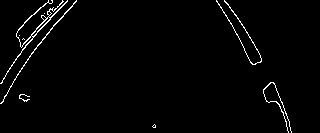
#> input picture camera_data_transfer.process_image.jpg, 320 x 133 px
$ python -i LenkwinkelKalkulator.py   (imports and definitions only)
#> lines starting #> are read from the running program, lines starting #| are printed output that depends on the picture; after the words box and inside, x2 and y2 are one past the last pixel; in counts of white or black regions, pixels touching at a corner belong together
"""Linienerkennung und Lenkwinkelberechnung aus Fahrspurlinien.

Linienmodell (verbindlich, geprueft in tests/test_lane_geometry.py):
    Jede Linie ist ein Tupel ``(m, b)`` mit ``y = m * x + b``.
    x und y sind Pixelkoordinaten im ROI-Bild (Ursprung oben links des ROI).
    Im Vollbild gilt ``y_voll = y_roi + roi_top_px``.
"""

import cv2
import numpy as np


def put_steering_lines_into_image(img, lanes=None):

    if img is None or img.size == 0:
        return None

    img_with_lines = img.copy()

    if img_with_lines.ndim == 2:
        img_with_lines = cv2.cvtColor(img_with_lines, cv2.COLOR_GRAY2BGR)

    w = img_with_lines.shape[1]

    if lanes is not None:
        for lane in lanes:

            if lane is None:
                continue

            m, b = lane

            x1 = 0
            x2 = w - 1

            y1 = int(np.clip(m * x1 + b, -1e6, 1e6))
            y2 = int(np.clip(m * x2 + b, -1e6, 1e6))

            cv2.line(
                img_with_lines,
                (x1, y1),
                (x2, y2),
                (0, 255, 0),
                2
            )

    return img_with_lines


def detect_lanes_from_areas(
        mask,
        n_lanes=2,
        min_area=150,
        m_max=10,
        fit_frac=1.0
):

    if mask is None:
        return [], None

    if mask.size == 0:
        return [], mask.copy()

    # [15 lines of commented-out code are left out]

    num, labels, stats, _ = cv2.connectedComponentsWithStats(
        mask,
        connectivity=8
    )

    if num <= 1:
        return [], np.zeros_like(mask)

    order = np.argsort(
        stats[1:, cv2.CC_STAT_AREA]
    )[::-1][:n_lanes] + 1

    order = order[
        stats[order, cv2.CC_STAT_AREA] >= min_area
    ]

    h = mask.shape[0]
    y_min = int((1.0 - fit_frac) * h)

    lanes = []
    x_bottom = []
    valid_labels = []

    for lbl in order:

        ys, xs = np.nonzero(labels == lbl)

        keep = ys >= y_min
        ys = ys[keep]
        xs = xs[keep]

        if ys.size < 2 or np.ptp(ys) < 2:
            continue

        # Stabiler Fit für nahezu senkrechte Linien: x = a*y + c
        a, c = np.polyfit(ys, xs, 1)

        if abs(a) > 1.0 / m_max:
            m = float(1.0 / a)
        else:
            sign = 1.0 if a >= 0 else -1.0
            m = sign * float(m_max)

        b = float(ys.mean() - m * xs.mean())

        lanes.append((m, b))
        x_bottom.append(float(a * (h - 1) + c))
        valid_labels.append(lbl)

    if not lanes:
        return [], np.zeros_like(mask)

    sort_indices = np.argsort(x_bottom)

    lanes = [lanes[i] for i in sort_indices]
    valid_labels = [valid_labels[i] for i in sort_indices]

    sel_mask = np.isin(labels, valid_labels).astype(np.uint8) * 255

    return lanes, sel_mask


def cals_drive_parameter_from_lanes(
        img,
        lanes
) -> tuple[float, np.ndarray]:

    steering_angle = 90.0

    if img is None or img.size == 0:
        return steering_angle, img

    img_with_steering_lane = img.copy()

    if img_with_steering_lane.ndim == 2:
        img_with_steering_lane = cv2.cvtColor(
            img_with_steering_lane,
            cv2.COLOR_GRAY2BGR
        )

    h, w = img_with_steering_lane.shape[:2]

    # Wenn keine 2 lines -> Behalte lenkwinkel bei
    if lanes is None or len(lanes) != 2:
        cv2.putText(
            img_with_steering_lane,
            'Keine zwei Fahrbahnen erkannt',
            (10, 20),
            cv2.FONT_HERSHEY_SIMPLEX,
            0.45,
            (0, 0, 255),
            1,
            cv2.LINE_AA
        )

        return None, img_with_steering_lane  # NEU: None = keine zwei Linien

    if not all(lane is not None for lane in lanes):
        return steering_angle, img_with_steering_lane

    y_bottom = h - 1
    y_top = 0

    x_bottom_arr = np.zeros(2, dtype=float)
    x_top_arr = np.zeros(2, dtype=float)

    for i, lane in enumerate(lanes):

        m, b = lane

        x1 = 0
        x2 = w - 1

        y1 = int(np.clip(m * x1 + b, -1e6, 1e6))
        y2 = int(np.clip(m * x2 + b, -1e6, 1e6))

        cv2.line(
            img_with_steering_lane,
            (x1, y1),
            (x2, y2),
            (0, 255, 0),
            2
        )

        if abs(m) < 1e-6:
            m_safe = np.copysign(1e-6, m if m != 0 else 1.0)
        else:
            m_safe = m

        x_bottom_arr[i] = (y_bottom - b) / m_safe
        x_top_arr[i] = (y_top - b) / m_safe

    x_steer_start = int(w // 2)

    x_steer_end = int(np.clip(
        np.mean(x_top_arr),
        0,
        w - 1
    ))

    delta_x = x_steer_end - x_steer_start
    delta_y = y_top - y_bottom

    slope_degree = (
        180.0 + np.degrees(np.arctan2(delta_y, delta_x))
    ) % 180.0

    cv2.putText(
        img_with_steering_lane,
        f'{slope_degree:.1f}',
        (20, 20),
        cv2.FONT_HERSHEY_SIMPLEX,
        0.5,
        (255, 0, 0),
        2,
        cv2.LINE_AA
    )

    cv2.line(
        img_with_steering_lane,
        (x_steer_start, y_bottom),
        (x_steer_end, y_top),
        (0, 0, 255),
        2
    )

    steering_angle = int(slope_degree)

    return steering_angle, img_with_steering_lane


# [50 lines left out: functions _steering_solution, steering_angle_from_lanes, steering_line_from_lanes, not called in this run]


def lenkwinkel_from_image(img) -> tuple[int, np.ndarray, list]:

    steering_angle = 90.0

    if img is None:
        return steering_angle, None

    if img.size == 0:
        return steering_angle, img

    lanes, img_areas = detect_lanes_from_areas(
        img,
        n_lanes=2,
        min_area=150,
        fit_frac=1.0
    )

    # Sicherheitsfallback, falls keine Ausgabemaske erzeugt wurde
    if img_areas is None:
        img_areas = np.zeros(img.shape[:2], dtype=np.uint8)

    img_with_lines = put_steering_lines_into_image(
        img_areas,
        lanes
    )

    steering_angle, img_with_steering_lane = (
        cals_drive_parameter_from_lanes(
            img_with_lines,
            lanes
        )
    )

    return steering_angle, img_with_steering_lane, lanes

>>> import cv2
>>> picture = cv2.imread('camera_data_transfer.process_image.jpg', cv2.IMREAD_GRAYSCALE)
#> picture is the input picture: shape (133, 320); min 0, max 255, mean 5
>>> result = lenkwinkel_from_image(picture)
#> in detect_lanes_from_areas, `num, labels, stats, _ = cv2.connectedComponentsWithStats( mask, connec..`:
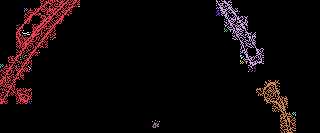
#> labels: shape (133, 320) int32; 62 distinct labels, from 0 to 61; one colour per label, 0 black
#> in detect_lanes_from_areas, `num, labels, stats, _ = cv2.connectedComponentsWithStats( mask, connec..`: num = 62; stats = 62 rows, first 6: [0, 0, 320, 133, 39889], [0, 0, 80, 104, 1477], [216, 0, 48, 69, 578], [219, 1, 1, 1, 1], [216, 5, 1, 1, 1], [78, 6, 2, 1, 2]
#> in detect_lanes_from_areas, `order = np.argsort( stats[1:, cv2.CC_STAT_AREA] )[::-1][:n_lanes] + 1`: order = [1, 2]
#> the loop in detect_lanes_from_areas, `for lbl in order: ` made 2 passes
#> (a, c, m, b) on passes 1 to 2: (-0.487, 54.18, -2.05, 111.2), (0.523, 223.7, 1.91, -428.1)
#> after the loop in detect_lanes_from_areas, `for lbl in order:`: lanes = [(-2.05, 111.2), (1.91, -428.1)]; valid_labels = [1, 2]; x_bottom = [-10.14, 292.7]
#> in detect_lanes_from_areas, `sort_indices = np.argsort(x_bottom)`: sort_indices = [0, 1]
#> in detect_lanes_from_areas, `sel_mask = np.isin(labels, valid_labels).astype(np.uint8) * 255`:
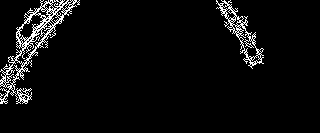
#> sel_mask: shape (133, 320); 4.8% white in thin lines or dots, all inside (x1, y1, x2, y2) = (0, 0, 264, 104)
#> in lenkwinkel_from_image, `lanes, img_areas = detect_lanes_from_areas( img, n_lanes=2, min_area=1..`: lanes = [(-2.05, 111.2), (1.91, -428.1)]
#> the loop in put_steering_lines_into_image, `for lane in lanes: ` made 2 passes
#> (m, b, x1, x2, y1, y2) on passes 1 to 2: (-2.05, 111.2, 0, 319, 111, -543), (1.91, -428.1, 0, 319, -428, 182)
#> after the loop in put_steering_lines_into_image, `for lane in lanes:`:
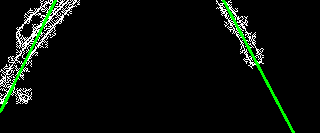
#> img_with_lines: shape (133, 320, 3); mean B, G, R 10.9, 15.6, 10.9
#> the loop in cals_drive_parameter_from_lanes, `for i, lane in enumerate(lanes): ` made 2 passes
#> (m, b, x1, x2, y1, y2, m_safe) on passes 1 to 2: (-2.05, 111.2, 0, 319, 111, -543, -2.05), (1.91, -428.1, 0, 319, -428, 182, 1.91)
#> after the loop in cals_drive_parameter_from_lanes, `for i, lane in enumerate(lanes):`: x_bottom_arr = [-10.14, 292.7]; x_top_arr = [54.18, 223.7]
#> in cals_drive_parameter_from_lanes, `x_steer_end = int(np.clip( np.mean(x_top_arr), 0, w - 1 ))`: x_steer_end = 138
#> in cals_drive_parameter_from_lanes, `delta_x = x_steer_end - x_steer_start`: delta_x = -22
#> in cals_drive_parameter_from_lanes, `slope_degree = ( 180.0 + np.degrees(np.arctan2(delta_y, delta_x)) ) % ..`: slope_degree = 80.54
#> in cals_drive_parameter_from_lanes, `cv2.line( img_with_steering_lane, (x_steer_start, y_bottom), (x_steer_..`:
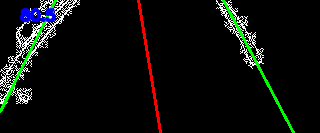
#> img_with_steering_lane: shape (133, 320, 3); mean B, G, R 12.3, 14.7, 12.6
#> in cals_drive_parameter_from_lanes, `steering_angle = int(slope_degree)`: steering_angle = 80
